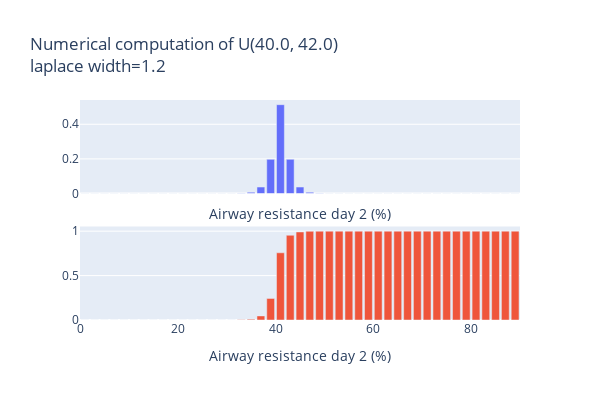

Write notebook code for a chart like this one.
### Code cell
s = 4
j = 20
z = AR1.get_bins_arr()[j]

fig = make_subplots(rows=2, cols=1, shared_xaxes=True)
# Add scatter plot with markers on ar2_dist
fig.add_trace(
    go.Bar(
        x=AR2.midbins,
        y=cpttmp[:, j, s],
    ),
    row=1,
    col=1,
)
# Compute the cumulative distribution for cpttmp[:, j, s]
below = cpttmp[:, j, s]
above = cpttmp[:, j, s]
print(f"len(below) = {len(below)}, len(above) = {len(above)}")
abs_p = below + (1 - above)[::-1]

cum_dist = np.cumsum(cpttmp[:, j, s])
fig.add_trace(go.Bar(x=AR2.midbins, y=cum_dist), row=2, col=1)
fig.update_xaxes(title="Airway resistance day 2 (%)")
# title = f"Numerical computation of U({z[0]}, {z[1]}) x <br>{weight_spike} Gauss(U, s={sigma_spike}) + {1-weight_spike} Gauss(U, s={sigma_tails})"
title = f"Numerical computation of U({z[0]}, {z[1]})<br>laplace width={params[s][0]}"
fig.update_layout(title=title, showlegend=False, width=600, height=400)
fig.show()

### Figure 1 — Plotly figure (JSON) as saved in the notebook; plotly's stock layout.template omitted (floating-point values rounded to 4 significant figures)
{"data": [{"type": "bar", "x": [1, 3, 5, 7, 9, 11, 13, 15, 17, 19, 21, 23, 25, 27, 29, 31, 33, 35, 37, 39, 41, 43, 45, 47, 49, 51, 53, 55, 57, 59, 61, 63, 65, 67, 69, 71, 73, 75, 77, 79, 81, 83, 85, 87, 89], "xaxis": "x", "y": [3.488e-15, 1.847e-14, 9.779e-14, 5.177e-13, 2.741e-12, 1.451e-11, 7.684e-11, 4.068e-10, 2.154e-09, 1.14e-08, 6.038e-08, 3.197e-07, 1.692e-06, 8.961e-06, 4.744e-05, 0.0002512, 0.00133, 0.007041, 0.03728, 0.1974, 0.5133, 0.1974, 0.03728, 0.007041, 0.00133, 0.0002512, 4.744e-05, 8.961e-06, 1.692e-06, 3.197e-07, 6.038e-08, 1.14e-08, 2.154e-09, 4.068e-10, 7.684e-11, 1.451e-11, 2.741e-12, 5.177e-13, 9.779e-14, 1.847e-14, 3.488e-15, 6.589e-16, 1.244e-16, 2.351e-17, 4.44e-18], "yaxis": "y"}, {"type": "bar", "x": [1, 3, 5, 7, 9, 11, 13, 15, 17, 19, 21, 23, 25, 27, 29, 31, 33, 35, 37, 39, 41, 43, 45, 47, 49, 51, 53, 55, 57, 59, 61, 63, 65, 67, 69, 71, 73, 75, 77, 79, 81, 83, 85, 87, 89], "xaxis": "x2", "y": [3.488e-15, 2.196e-14, 1.197e-13, 6.375e-13, 3.379e-12, 1.789e-11, 9.473e-11, 5.016e-10, 2.655e-09, 1.406e-08, 7.444e-08, 3.941e-07, 2.087e-06, 1.105e-05, 5.849e-05, 0.0003097, 0.00164, 0.008681, 0.04596, 0.2433, 0.7567, 0.954, 0.9913, 0.9984, 0.9997, 0.9999, 1.0, 1.0, 1.0, 1.0, 1.0, 1.0, 1.0, 1.0, 1.0, 1.0, 1.0, 1.0, 1.0, 1.0, 1.0, 1, 1.0, 1.0, 1.0], "yaxis": "y2"}], "layout": {"height": 400, "showlegend": false, "title": {"text": "Numerical computation of U(40.0, 42.0)<br>laplace width=1.2"}, "width": 600, "xaxis": {"anchor": "y", "domain": [0, 1], "matches": "x2", "showticklabels": false, "title": {"text": "Airway resistance day 2 (%)"}}, "xaxis2": {"anchor": "y2", "domain": [0, 1], "title": {"text": "Airway resistance day 2 (%)"}}, "yaxis": {"anchor": "x", "domain": [0.575, 1]}, "yaxis2": {"anchor": "x2", "domain": [0, 0.425]}}}
